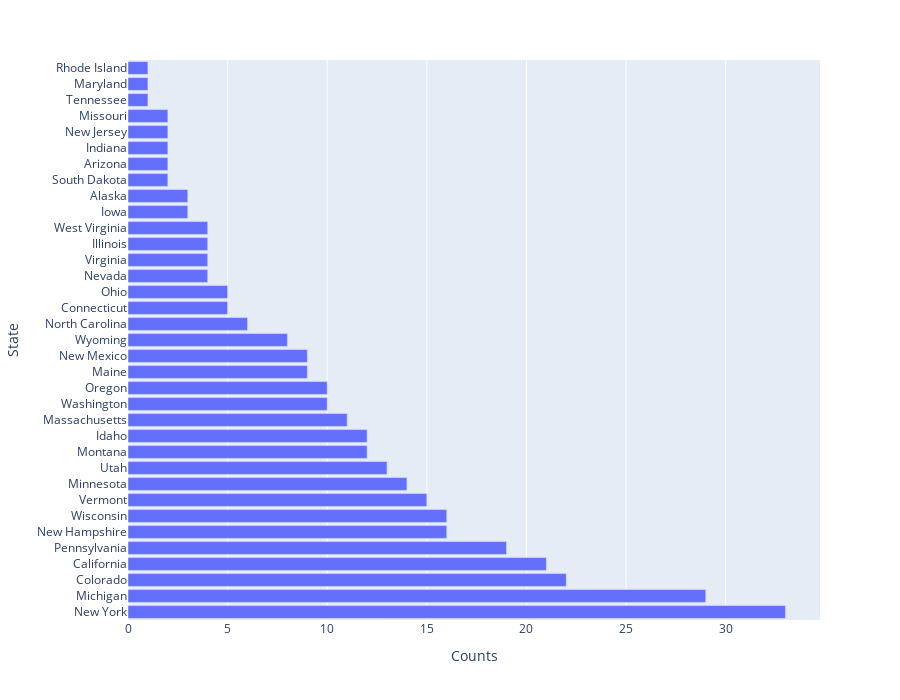
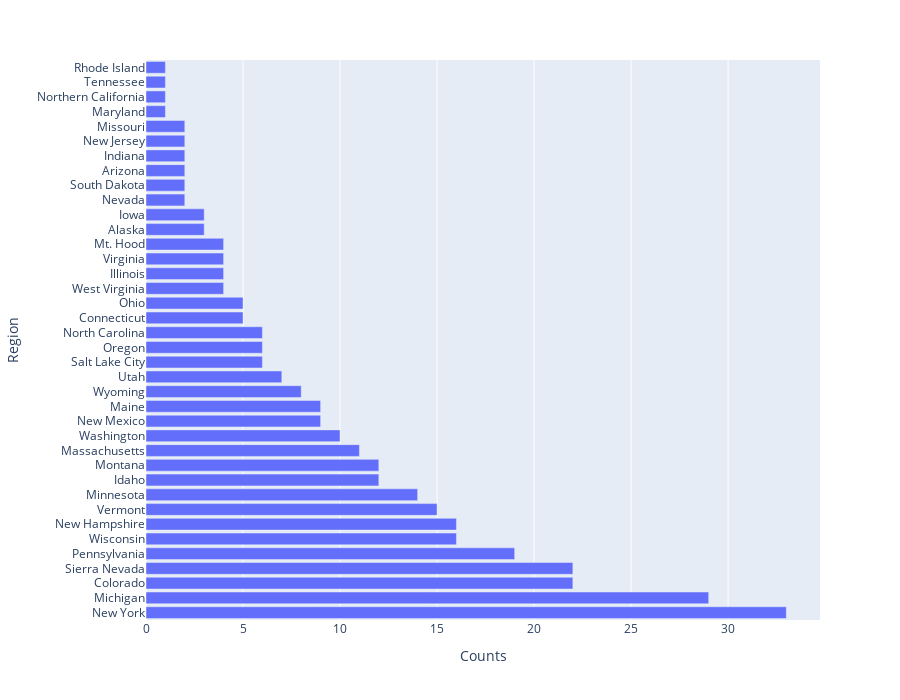

The code cell stored with these charts, in order, in its notebook:
### Code cell
ski_data.head()
state_counts = pd.DataFrame(ski_data['state'].value_counts()).reset_index().rename(columns = {'index':'State', 'state':'Counts'})
region_counts = pd.DataFrame(ski_data['Region'].value_counts()).reset_index().rename(columns = {'index':'Region', 'Region':'Counts'})
fig_state = px.bar(state_counts, x = 'Counts', y='State', orientation = 'h', height = 700)
fig_state.show()
fig_region = px.bar(region_counts, x = 'Counts', y='Region', orientation = 'h', height = 700)
fig_region.show()

### Figure 1 — Plotly figure (JSON) as saved in the notebook; plotly's stock layout.template omitted (floating-point values rounded to 4 significant figures)
{"data": [{"alignmentgroup": "True", "hovertemplate": "Counts=%{x}<br>State=%{y}<extra></extra>", "legendgroup": "", "marker": {"color": "#636efa", "pattern": {"shape": ""}}, "name": "", "offsetgroup": "", "orientation": "h", "showlegend": false, "textposition": "auto", "type": "bar", "x": [33, 29, 22, 21, 19, 16, 16, 15, 14, 13, 12, 12, 11, 10, 10, 9, 9, 8, 6, 5, 5, 4, 4, 4, 4, 3, 3, 2, 2, 2, 2, 2, 1, 1, 1], "xaxis": "x", "y": ["New York", "Michigan", "Colorado", "California", "Pennsylvania", "New Hampshire", "Wisconsin", "Vermont", "Minnesota", "Utah", "Montana", "Idaho", "Massachusetts", "Washington", "Oregon", "Maine", "New Mexico", "Wyoming", "North Carolina", "Connecticut", "Ohio", "Nevada", "Virginia", "Illinois", "West Virginia", "Iowa", "Alaska", "South Dakota", "Arizona", "Indiana", "New Jersey", "Missouri", "Tennessee", "Maryland", "Rhode Island"], "yaxis": "y"}], "layout": {"barmode": "relative", "height": 700, "legend": {"tracegroupgap": 0}, "margin": {"t": 60}, "xaxis": {"anchor": "y", "domain": [0, 1], "title": {"text": "Counts"}}, "yaxis": {"anchor": "x", "domain": [0, 1], "title": {"text": "State"}}}}

### Figure 2 — Plotly figure (JSON) as saved in the notebook; plotly's stock layout.template omitted (floating-point values rounded to 4 significant figures)
{"data": [{"alignmentgroup": "True", "hovertemplate": "Counts=%{x}<br>Region=%{y}<extra></extra>", "legendgroup": "", "marker": {"color": "#636efa", "pattern": {"shape": ""}}, "name": "", "offsetgroup": "", "orientation": "h", "showlegend": false, "textposition": "auto", "type": "bar", "x": [33, 29, 22, 22, 19, 16, 16, 15, 14, 12, 12, 11, 10, 9, 9, 8, 7, 6, 6, 6, 5, 5, 4, 4, 4, 4, 3, 3, 2, 2, 2, 2, 2, 2, 1, 1, 1, 1], "xaxis": "x", "y": ["New York", "Michigan", "Colorado", "Sierra Nevada", "Pennsylvania", "Wisconsin", "New Hampshire", "Vermont", "Minnesota", "Idaho", "Montana", "Massachusetts", "Washington", "New Mexico", "Maine", "Wyoming", "Utah", "Salt Lake City", "Oregon", "North Carolina", "Connecticut", "Ohio", "West Virginia", "Illinois", "Virginia", "Mt. Hood", "Alaska", "Iowa", "Nevada", "South Dakota", "Arizona", "Indiana", "New Jersey", "Missouri", "Maryland", "Northern California", "Tennessee", "Rhode Island"], "yaxis": "y"}], "layout": {"barmode": "relative", "height": 700, "legend": {"tracegroupgap": 0}, "margin": {"t": 60}, "xaxis": {"anchor": "y", "domain": [0, 1], "title": {"text": "Counts"}}, "yaxis": {"anchor": "x", "domain": [0, 1], "title": {"text": "Region"}}}}
